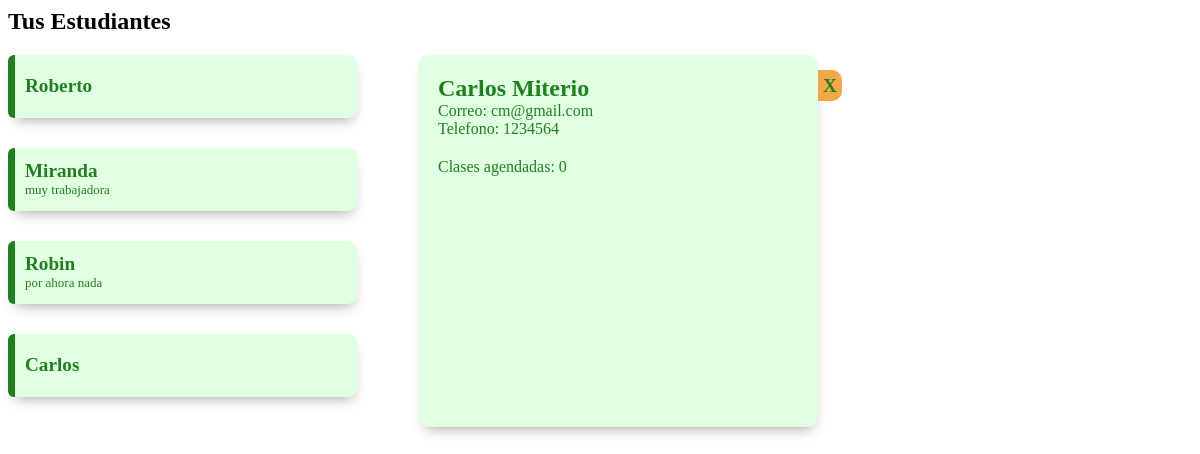
The app's page /cardsEstud.php?id=24, older data.
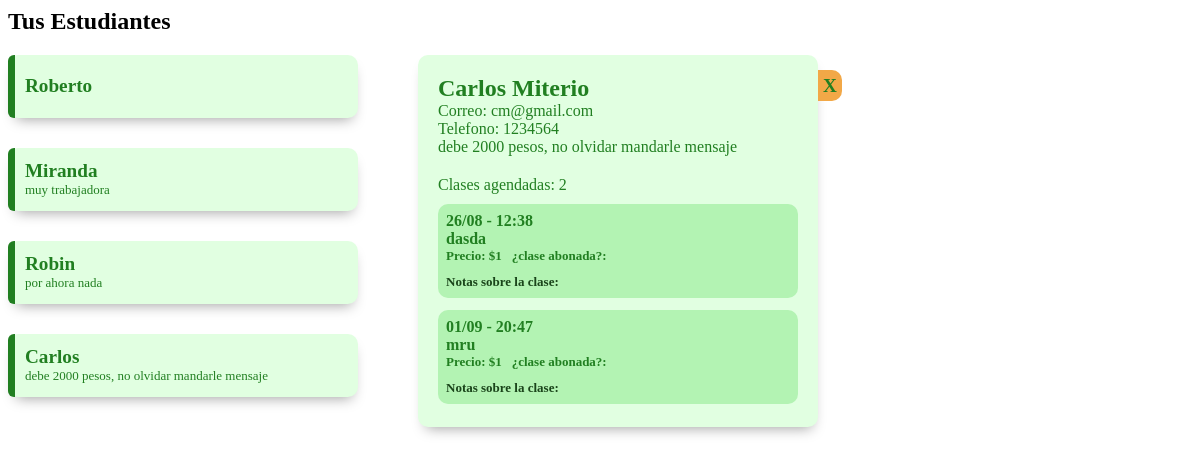
The same page, newer data.
### tables this page shows
CREATE TABLE `estudiante` (
  `id_estud` int(11) NOT NULL,
  `nomEstud` varchar(11) NOT NULL,
  `apeEstud` varchar(11) NOT NULL,
  `correoEstud` varchar(20) NOT NULL,
  `telEstud` int(15) NOT NULL,
  `comentEstud` text NOT NULL,
  `usu_id` int(11) NOT NULL
);

CREATE TABLE `clase` (
  `id_clase` int(11) NOT NULL,
  `temaClase` varchar(20) NOT NULL,
  `fecha` date NOT NULL,
  `hora` time NOT NULL,
  `precioClase` int(5) NOT NULL,
  `pago` varchar(2) NOT NULL,
  `comentClase` text NOT NULL,
  `usu_id` int(11) NOT NULL,
  `estud_id` int(11) NOT NULL
);

### cardsEstud.php (the view, shortened to what this page needs)
<?php
include 'conn.php';
$usu_id = 2;
$sql="select * from estudiante where estudiante.usu_id = $usu_id limit 5";
$consulta=mysqli_query($conexion, $sql);
?>
<html>
<head>
    <link rel="stylesheet" href="estilos/estilosCardsEstud.css">
    <link rel="stylesheet" href="https://cdnjs.cloudflare.com/ajax/libs/animate.css/4.1.1/animate.min.css"/>
</head>
<body>
    <h2>Tus Estudiantes</h2>
    <section class="tus-estudiantes">
        <div class="cards-e">
            <?php
            while($mostrar=mysqli_fetch_array($consulta)){
            ?>
            <a href="pag_principal.php?id=<?php echo $mostrar['id_estud']?>">
                <div class="card-n-e " id="<?php echo $mostrar['id_estud']?>">
                    <div class="card-borde-l">
                    </div>
                    <div class="card-central-e">
                        <div class="card-nombreEstud-e">
                            <?php echo $mostrar['nomEstud'] ?>
                        </div>
                        <div class="card-coment-e">
                            <?php echo $mostrar['comentEstud'] . " "?>
                        </div>
                    </div>
                </div>
            </a>
            <?php
            };
            ?>
        </div>
        <div class="cont-desliz-e animate__animated animate__fadeInRight">
            <?php
            if(isset($_GET['id'])){
                $idEstud =  $_GET['id'];
                $sql2E="select * from estudiante where estudiante.usu_id = $usu_id and estudiante.id_estud = $idEstud " ;
                $consulta2E=mysqli_query($conexion, $sql2E);
                $mostrar2E=mysqli_fetch_array($consulta2E)
            ?>
            <div class="desliz-e">
                <div class="desliz-info-e">
                    <div class="desliz-titulo">
                        <?php echo $mostrar2E['nomEstud'] . " ". $mostrar2E['apeEstud'] ?>
                    </div>
                    <div>
                        Correo: <?php echo $mostrar2E['correoEstud'] ?>
                    </div>
                    <div>
                        Telefono: <?php echo $mostrar2E['telEstud'] ?>
                    </div>
                    <div>
                        <?php echo $mostrar2E['comentEstud'] ?>
                    </div>
                    <div class="desliz-notas-e">
                        <div class="cant-clases">
                            Clases agendadas:
                            <?php
                            $sqlCuenta = "select count(*) FROM clase where usu_id = $usu_id and estud_id = $idEstud";
                            $queryCuenta = mysqli_query($conexion,$sqlCuenta);
                            $arrayCuenta = mysqli_fetch_array($queryCuenta);
                            $cuenta = $arrayCuenta[0];
                            echo " " . " " .$cuenta;
                            ?>
                        </div>
                        <?php
                        $sql3E = "select * FROM estudiante INNER JOIN clase WHERE estudiante.id_estud = clase.estud_id and estudiante.usu_id = $usu_id and estudiante.id_estud = $idEstud order by fecha asc Limit 5";
                        $consulta3E = mysqli_query($conexion, $sql3E);
                        while($mostrar3E = mysqli_fetch_array($consulta3E)){
                        ?>
                        <div class="desliz-clases-btns-e">
                            <div class="desliz-clase">
                                <div class="desliz-clase-renglon">
                                    <div>
                                        <?php echo date("d/m", strtotime($mostrar3E['fecha'])) ?> - <?php echo date("H:i", strtotime($mostrar3E['hora'])) ?>
                                    </div>
                                    <div>
                                        <?php echo $mostrar3E['temaClase'] ?>
                                    </div>
                                </div>
                                <div class="renglon-pago">
                                    <div class="pago-e">
                                        Precio: $<?php echo $mostrar3E['precioClase'] ?>
                                    </div>
                                    <div class="pagoBD-e">
                                        ¿clase abonada?: <?php echo $mostrar3E['pago'] ?>
                                    </div>
                                </div>
                                <div class="coment-clase">
                                    <span> Notas sobre la clase: </span><?php echo $mostrar3E['comentClase'] ?>
                                </div>
                            </div>
                        </div>
                        <?php
                        }
                        ?>
                    </div>
                </div>
            </div>
            <div id="cruz-e" class="cruz-e">
                <a href="pag_principal.php">X</a>
            </div>
        <?php
        }
        ?>
        </div>
    </section>
</body>
</html>

Row changes from the older to the newer data that the page shows:
changed estudiante "Carlos": comentEstud (not shown) → "debe 2000 pesos, no olvidar mandarle mensaje"
added clase: fecha "26/08", hora "12:38", temaClase "dasda", precioClase "1"
added clase: fecha "01/09", hora "20:47", temaClase "mru", precioClase "1"
Text that changed along with them:
$cuenta: "0" → "2"
